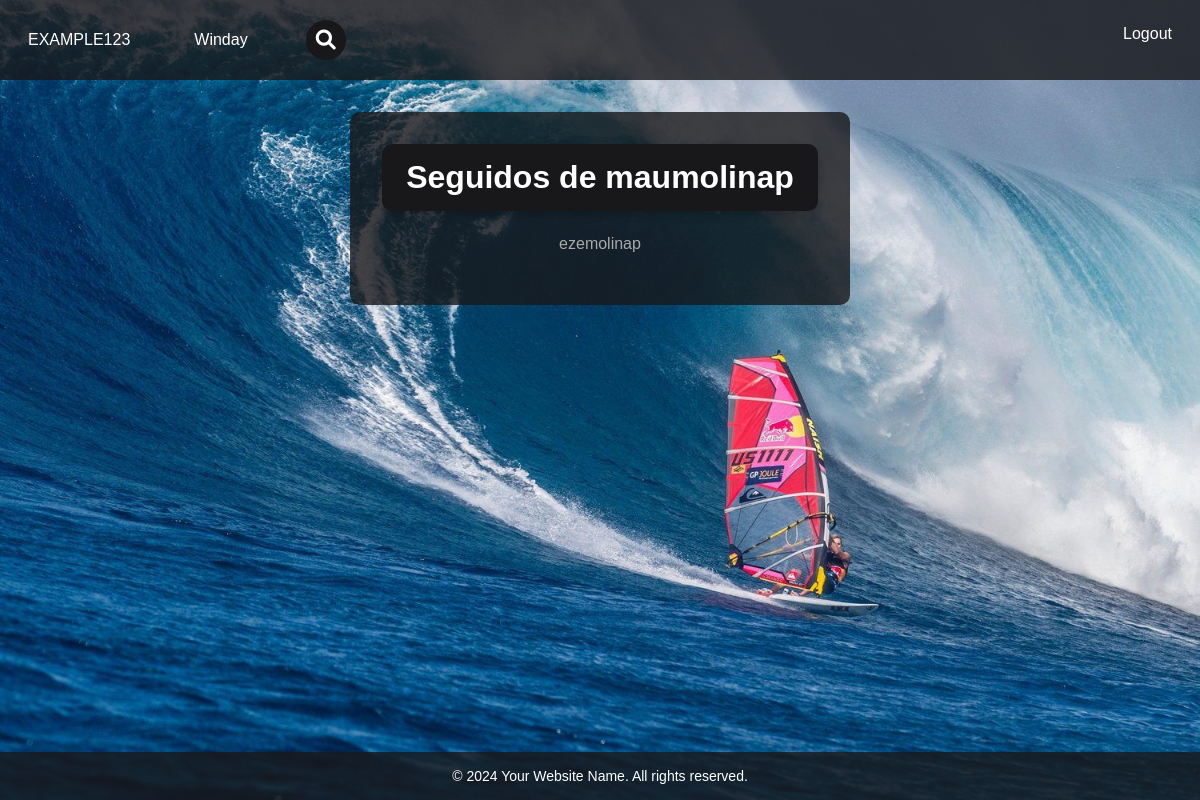
The page /profile_connections/2/?view=following (signed in) on the database its author committed.
### winday/models.py (models this page shows, shortened)
class User(AbstractUser):
    class Meta:
        db_table = 'winday_user'  # Nombre de tabla personalizado
    groups = models.ManyToManyField(
        'auth.Group',
        related_name='winday_user_groups',  # Cambiar related_name
        blank=True,
        verbose_name='groups',
        help_text='The groups this user belongs to.',
    )
    user_permissions = models.ManyToManyField(
        'auth.Permission',
        related_name='winday_user_permissions',  # Cambiar related_name
        blank=True,
        verbose_name='user permissions',
        help_text='Specific permissions for this user.',
    )

class Profile(models.Model):
    user = models.OneToOneField(User, on_delete=models.CASCADE, related_name="profile")
    followers = models.ManyToManyField(User, related_name="following", blank=True)

### winday/views.py (the view)
# urls.py: path("profile_connections/<int:profile_id>/", views.profile_connections, name="profile_connections"),
def profile_connections(request, profile_id):
    user = get_object_or_404(User, pk=profile_id)
    view_type = request.GET.get('view', 'followers')  # Valor por defecto: 'followers'
    if view_type == 'following':
        profiles = user.following.all()
        title = 'Seguidos'
    else:
        profiles = user.profile.followers.all()
        title = 'Seguidores'
    return render(request, 'winday/profile_connections.html', {
        "username": user,
        "profiles": profiles,
        "title": title,
        "view_type": view_type,
    })

### winday/templates/winday/profile_connections.html (shortened to what this page needs)
{% extends 'winday/layout.html' %}
{% load static %}
{% block body %}
    <div class="login-container">
        <h1 class="principal-title">{{ title }} de {{ username }}</h1>
        <ul class="profile-list">
            {% for user in profiles %}
                <li class="register-link">
                    {% if view_type == 'following' %}
                        <a href="{% url 'winday:profile' user.user %}" class="link">{{ user.user }}</a>
                    {% else %}
                        <a href="{% url 'winday:profile' user %}" class="link">{{ user }}</a>
                    {% endif %}
                </li>
            {% endfor %}
        </ul>
    </div>
{% endblock %}

### winday/templates/winday/layout.html (shortened to what this page needs)
{% load static %}
<!DOCTYPE html>
<html lang="en">
    <head>
        <link rel="stylesheet" href="{% static 'winday/styles.css' %}">
        <link rel="stylesheet" href="https://cdnjs.cloudflare.com/ajax/libs/font-awesome/6.0.0-beta3/css/all.min.css">
    </head>
    <body>
        <nav class="upper-bar">
            <ul class="nav-links">
                {% if request.user.is_authenticated %}
                    <li class="link">
                        <a href="{% url 'winday:profile' request.user.username %}" class="user">{{ request.user }}</a>
                    </li>
                {% endif %}
                <li class="link">
                    <a href="{% url 'winday:index' %}">Winday</a>
                </li>
                <li>
                    <div class="search-container">
                        <form action="{% url 'winday:find_wind' %}" method="get" class="search-form">
                            <button type="submit" class="search-icon">
                                <i class="fas fa-search"></i>
                            </button>
                        </form>
                    </div>
                </li>
                <li class="log-div link">
                    {% if request.user.is_authenticated %}
                        <a href="{% url 'winday:logout' %}">Logout</a>
                    {% else %}
                        <a href="{% url 'winday:login' %}">Login</a>
                        <a href="{% url 'winday:register' %}">Register</a>
                    {% endif %}
                </li>
            </ul>
        </nav>
        <div class="container">
            {% block body %}{% endblock %}
        </div>
        <div class="copyright">
            &copy; 2024 Your Website Name. All rights reserved.
        </div>
    </body>
</html>

### winday/static/winday/styles.css (style rules this page uses)
:root { --azul-oscuro:#18181B; --blanco: #fff; --azul-claro: #1d4ed8; --gris: #A9A9A9; --semi-transparente: rgba(24, 24, 27, 0.8); --box-shadow: rgba(0, 0, 0, 0.2); }
* { padding: 0; margin: 0; outline: none; border: none; box-sizing: border-box; }
a { text-decoration: none; }
body { font-family: 'Poppins', sans-serif; background-image: url('/static/winday/images/windsurf-background.jpg'); background-size: cover; background-position: center; background-repeat: no-repeat; min-height: 100vh; display: flex; flex-direction: column; margin: 0; }
.container { flex: 1; }
.nav-links { list-style: none; display: flex; align-items: center; gap: 3rem; padding: 1rem 0.75rem; background-color: var(--semi-transparente); min-height: 80px; }
.link a { position: relative; padding-bottom: 0.75rem; padding-left: 1rem; color: var(--blanco); }
.link a::after { content: ""; position: absolute; height: 2px; width: 0; bottom: 0; left: 1rem; background-color: var(--azul-claro); transition: all 0.3s ease; }
.log-div { display: flex; justify-content: flex-end; padding-right: 1rem; gap: 3rem; width: 100%; position: relative; }
.search-container { position: relative; display: flex; align-items: center; justify-content: flex-start; }
.search-icon { cursor: pointer; font-size: 20px; color: var(--blanco); background-color: var(--azul-oscuro); padding: 10px; border-radius: 50%; transition: transform 0.6s ease, background-color 0.6s ease; display: flex; align-items: center; justify-content: center; }
.search-form { display: flex; align-items: center; }
.login-container { background-color: var(--semi-transparente); padding: 2rem; max-width: 500px; margin: 2rem auto; border-radius: 10px; color: var(--blanco); }
.principal-title { font-size: 2rem; color: var(--blanco); text-align: center; margin-bottom: 1.5rem; background-color: var(--azul-oscuro); border-radius: 10px; padding: 15px; box-shadow: 0 4px 8px var(--box-shadow); max-width: 800px; margin: 0 auto 1.5rem auto; }
.register-link { text-align: center; margin-top: 1.5rem; color: var(--blanco); }
.register-link .link { position: relative; color: var(--gris); padding-bottom: 0.75rem; padding: 0.75rem; }
.register-link .link::after { content: ""; position: absolute; height: 2px; width: 0; bottom: 0; left: 0.75rem; background-color: var(--blanco); transition: width 0.3s ease; }
.copyright { background-color: var(--semi-transparente); color: var(--blanco); text-align: center; padding: 1rem; font-size: 0.875rem; width: 100%; position: bottom; }
.user { color: var(--blanco); text-transform: uppercase; }
.profile-list { list-style-type: none; padding: 0; margin: 20px 0; }

### rows shown on the page
User: user "EXAMPLE123"
User: username "maumolinap"
Profile: user "ezemolinap"

### other values the page prints
{{ title }} "Seguidos"
